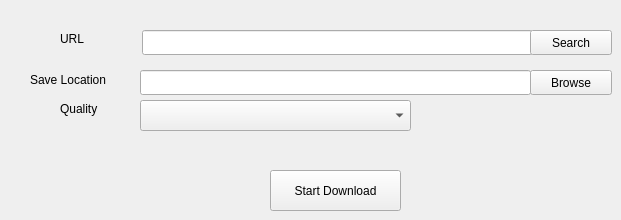
    <widget class="QWidget" name="tab_2">
     <attribute name="title">
      <string>Download youtube video</string>
     </attribute>
     <widget class="QLineEdit" name="lineEdit1_9">
      <property name="geometry">
       <rect>
        <x>142</x>
        <y>30</y>
        <width>391</width>
        <height>25</height>
       </rect>
      </property>
      <property name="toolTip">
       <string>insert playlist URL</string>
      </property>
     </widget>
     <widget class="QComboBox" name="comboBox_2">
      <property name="geometry">
       <rect>
        <x>140</x>
        <y>100</y>
        <width>271</width>
        <height>31</height>
       </rect>
      </property>
     </widget>
     <widget class="QLineEdit" name="lineEdit_7">
      <property name="geometry">
       <rect>
        <x>140</x>
        <y>70</y>
        <width>391</width>
        <height>25</height>
       </rect>
      </property>
     </widget>
     <widget class="QPushButton" name="pushButton_3">
      <property name="geometry">
       <rect>
        <x>270</x>
        <y>170</y>
        <width>131</width>
        <height>41</height>
       </rect>
      </property>
      <property name="text">
       <string>Start Download</string>
      </property>
     </widget>
     <widget class="QLabel" name="label_4">
      <property name="geometry">
       <rect>
        <x>30</x>
        <y>70</y>
        <width>101</width>
        <height>20</height>
       </rect>
      </property>
      <property name="text">
       <string>Save Location</string>
      </property>
     </widget>
     <widget class="QLabel" name="label_5">
      <property name="geometry">
       <rect>
        <x>60</x>
        <y>100</y>
        <width>67</width>
        <height>17</height>
       </rect>
      </property>
      <property name="text">
       <string>Quality</string>
      </property>
     </widget>
     <widget class="QLabel" name="label_6">
      <property name="geometry">
       <rect>
        <x>60</x>
        <y>30</y>
        <width>67</width>
        <height>17</height>
       </rect>
      </property>
      <property name="text">
       <string>URL</string>
      </property>
     </widget>
     <widget class="QPushButton" name="pushButton_8">
      <property name="geometry">
       <rect>
        <x>530</x>
        <y>70</y>
        <width>82</width>
        <height>25</height>
       </rect>
      </property>
      <property name="toolTip">
       <string>select where to save playlist</string>
      </property>
      <property name="text">
       <string>Browse</string>
      </property>
     </widget>
     <widget class="QPushButton" name="pushButton_10">
      <property name="geometry">
       <rect>
        <x>530</x>
        <y>30</y>
        <width>82</width>
        <height>25</height>
       </rect>
      </property>
      <property name="toolTip">
       <string>select where to save playlist</string>
      </property>
      <property name="text">
       <string>Search</string>
      </property>
     </widget>
    </widget>
